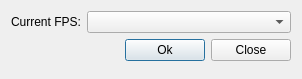
<?xml version="1.0" encoding="UTF-8"?>
<ui version="4.0">
 <class>Dialog</class>
 <widget class="QDialog" name="Dialog">
  <property name="geometry">
   <rect>
    <x>0</x>
    <y>0</y>
    <width>302</width>
    <height>79</height>
   </rect>
  </property>
  <property name="windowTitle">
   <string>Dialog</string>
  </property>
  <layout class="QVBoxLayout" name="verticalLayout">
   <item>
    <layout class="QHBoxLayout" name="horizontalLayout_2">
     <item>
      <widget class="QLabel" name="label">
       <property name="text">
        <string>Current FPS:</string>
       </property>
      </widget>
     </item>
     <item>
      <widget class="QComboBox" name="fpsBox">
       <property name="sizePolicy">
        <sizepolicy hsizetype="Expanding" vsizetype="Fixed">
         <horstretch>0</horstretch>
         <verstretch>0</verstretch>
        </sizepolicy>
       </property>
      </widget>
     </item>
    </layout>
   </item>
   <item>
    <layout class="QHBoxLayout" name="horizontalLayout">
     <item>
      <spacer name="horizontalSpacer">
       <property name="orientation">
        <enum>Qt::Horizontal</enum>
       </property>
       <property name="sizeHint" stdset="0">
        <size>
         <width>40</width>
         <height>20</height>
        </size>
       </property>
      </spacer>
     </item>
     <item>
      <widget class="QPushButton" name="okButton">
       <property name="minimumSize">
        <size>
         <width>75</width>
         <height>0</height>
        </size>
       </property>
       <property name="text">
        <string>Ok</string>
       </property>
      </widget>
     </item>
     <item>
      <widget class="QPushButton" name="pushButton_2">
       <property name="minimumSize">
        <size>
         <width>75</width>
         <height>0</height>
        </size>
       </property>
       <property name="text">
        <string>Close</string>
       </property>
      </widget>
     </item>
    </layout>
   </item>
   <item>
    <spacer name="verticalSpacer">
     <property name="orientation">
      <enum>Qt::Vertical</enum>
     </property>
     <property name="sizeHint" stdset="0">
      <size>
       <width>20</width>
       <height>0</height>
      </size>
     </property>
    </spacer>
   </item>
  </layout>
 </widget>
 <resources/>
 <connections/>
</ui>
